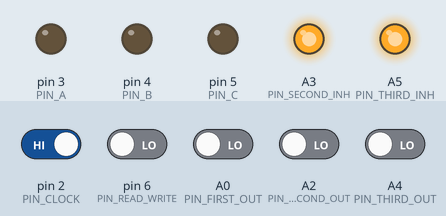
Recording of a sketch running on a simulated Arduino Uno, built with avr-gcc and run on an emulated ATmega328P. On the bench: output pins drawn as LEDs (lit = HIGH). The test bench sets the inputs (shaded band); at power-on: pin 2 (PIN_CLOCK) HIGH, A0 (PIN_FIRST_OUT), A2 (PIN_SECOND_OUT), A4 (PIN_THIRD_OUT), pin 6 (PIN_READ_WRITE) LOW. Pins used as bus, display or sensor lines are not drawn; what the sketch prints to the serial monitor is not drawn.

Above: at 1.2 s.
1.3 s: pin 2 (PIN_CLOCK) driven LOW
Timing chart, 0 to 4.3 s (numbered marks = the images above; inputs shaded):
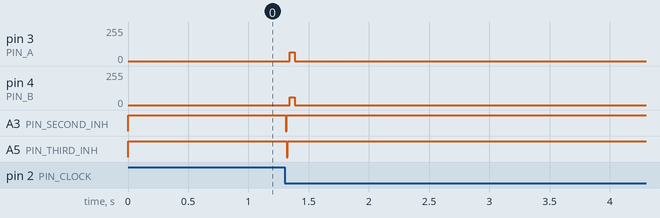

Measured:
- after the input at 1.3 s, pin 3 (PIN_A): 0/255 → 65/255 at once, → 0/255 0.04 s later; pin 4 (PIN_B): 0/255 → 58/255 at once, → 0/255 0.04 s later; A3 (PIN_SECOND_INH), A5 (PIN_THIRD_INH): HIGH → LOW at once, → HIGH 0.01 s later

The sketch:

6502_monitor.ino
```cpp
#include "input_extension.h"
#include "pretty_printer.h"

/* Pin configuration */

#define PIN_CLOCK 2
#define PIN_READ_WRITE 6

#define PIN_A 3
#define PIN_B 4
#define PIN_C 5

#define PIN_FIRST_OUT A0
#define PIN_FIRST_INH A1
#define PIN_SECOND_OUT A2
#define PIN_SECOND_INH A3
#define PIN_THIRD_OUT A4
#define PIN_THIRD_INH A5

InputExtension inputExt(PIN_A, PIN_B, PIN_C,
                        PIN_FIRST_OUT, PIN_FIRST_INH,
                        PIN_SECOND_OUT, PIN_SECOND_INH,
                        PIN_THIRD_OUT, PIN_THIRD_INH);

void setup() {
  Serial.begin(9600);

  inputExt.setup();

  pinMode(PIN_CLOCK, INPUT);
  attachInterrupt(digitalPinToInterrupt(PIN_CLOCK), onClock, FALLING);

  pinMode(PIN_READ_WRITE, INPUT);
}

void onClock() {
  byte addrHi = inputExt.readPinsOrdered(INPUT_EXTENSION_UC1);
  byte addrLo = inputExt.readPinsOrdered(INPUT_EXTENSION_UC2);
  unsigned int address = addrHi << 8 | addrLo;
  unsigned int readWrite = digitalRead(PIN_READ_WRITE);
  byte data = inputExt.readPinsOrdered(INPUT_EXTENSION_UC3);

  printBits(addrHi);
  printBits(addrLo);
  Serial.print(' ');
  printBits(data);
  Serial.print("    ");
  printBuses(address, data, readWrite);
  Serial.println();
}

void loop() {
}
```

input_extension.cpp
```cpp
#include "input_extension.h"

static byte InputExtension::pinMap[] = {3, 0, 1, 2, 5, 7, 6, 4};

InputExtension::InputExtension(int a, int b, int c, int firstOut, int firstInh, int secondOut, int secondInh, int thirdOut, int thirdInh) {
  this->pinA = a;
  this->pinB = b;
  this->pinC = c;

  this->pinFirstOut = firstOut;
  this->pinFirstInh = firstInh;
  this->pinSecondOut = secondOut;
  this->pinSecondInh = secondInh;
  this->pinThirdOut = thirdOut;
  this->pinThirdInh = thirdInh;
}

void InputExtension::setup() {
  pinMode(this->pinA, OUTPUT);
  pinMode(this->pinB, OUTPUT);
  pinMode(this->pinC, OUTPUT);
  pinMode(this->pinFirstInh, OUTPUT);
  pinMode(this->pinFirstOut, INPUT);
  pinMode(this->pinSecondInh, OUTPUT);
  pinMode(this->pinSecondOut, INPUT);
  pinMode(this->pinThirdInh, OUTPUT);
  pinMode(this->pinThirdOut, INPUT);

  digitalWrite(this->pinFirstInh, HIGH);
  digitalWrite(this->pinSecondInh, HIGH);
  digitalWrite(this->pinThirdInh, HIGH);
}

byte InputExtension::readPinsOrdered(byte uc) {
  byte pins = this->readPins(uc);

  // Mapping bit numbers to match PCB order
  byte ordered = 0, value;
  for (int i = 7; i >= 0; i--) {
    value = bitRead(pins, InputExtension::pinMap[i]);
    bitWrite(ordered, i, value);
  }
  return ordered;
}

byte InputExtension::readPins(byte uc) {
  int pinOut, pinInh;

  switch (uc) {
    case INPUT_EXTENSION_UC1:
      pinOut = this->pinFirstOut;
      pinInh = this->pinFirstInh;
      break;
    case INPUT_EXTENSION_UC2:
      pinOut = this->pinSecondOut;
      pinInh = this->pinSecondInh;
      break;
    case INPUT_EXTENSION_UC3:
      pinOut = this->pinThirdOut;
      pinInh = this->pinThirdInh;
      break;
    default:
      return 0;
  }

  return this->readSelectedPins(pinOut, pinInh);
}

byte InputExtension::readSelectedPins(int pinOut, int pinInh) {
  digitalWrite(pinInh, LOW);

  unsigned int a, b, c, out, state = 0;
  for (int i = 7; i >= 0; i--) {
    state = state << 1;

    a = i % 2;
    b = (i / 2) % 2;
    c = (i / 4) % 2;

    digitalWrite(this->pinA, a);
    digitalWrite(this->pinB, b);
    digitalWrite(this->pinC, c);
    delay(10);
    out = digitalRead(pinOut);
    state += out;
  }

  digitalWrite(pinInh, HIGH);
  return state;
}
```

input_extension.h
```cpp
#ifndef INPUT_EXTENSION_H
#define INPUT_EXTENSION_H
#include <Arduino.h>

#define INPUT_EXTENSION_UC1 0
#define INPUT_EXTENSION_UC2 1
#define INPUT_EXTENSION_UC3 2

class InputExtension {
  private:
    // Pin map representing real pin order on PCB
    static byte pinMap[];

    // Pins A, B, C
    int pinA, pinB, pinC;
    // OUT and INH pins for UCn (n = 1,2,3)
    int pinFirstOut, pinFirstInh, pinSecondOut, pinSecondInh, pinThirdOut, pinThirdInh;

    byte InputExtension::readSelectedPins(int outPin, int inhPin);
  public:
    InputExtension(int a, int b, int c, int firstOut, int firstInh, int secondOut, int secondInh, int thirdOut, int thirdInh);

    void setup();
    byte readPinsOrdered(byte uc);
    byte readPins(byte  uc);
};

#endif
```

pretty_printer.cpp
```cpp
#include "pretty_printer.h"

void printBits(byte value) {
  for (int i = 7; i >= 0; i--) {
    bool b = bitRead(value, i);
    Serial.print(b);
  }
}

void printBuses(unsigned int address, byte data, byte readWrite) {
  char strBuffer[80];

  sprintf(strBuffer, "%04x %c %02x", address, readWrite ? 'R' : 'W', data);
  Serial.print(strBuffer);
}
```

pretty_printer.h
```cpp
#ifndef PRETTY_PRINTER_H
#define PRETTY_PRINTER_H
#include <Arduino.h>

void printBits(byte value);
void printBuses(unsigned int address, byte data, byte readWrite);

#endif
```
